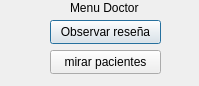
<?xml version="1.0" encoding="UTF-8"?>
<ui version="4.0">
 <class>MenuDoctor</class>
 <widget class="QDialog" name="MenuDoctor">
  <property name="geometry">
   <rect>
    <x>0</x>
    <y>0</y>
    <width>199</width>
    <height>86</height>
   </rect>
  </property>
  <property name="windowTitle">
   <string>Dialog</string>
  </property>
  <widget class="QLabel" name="label">
   <property name="geometry">
    <rect>
     <x>70</x>
     <y>0</y>
     <width>81</width>
     <height>16</height>
    </rect>
   </property>
   <property name="text">
    <string>Menu Doctor</string>
   </property>
  </widget>
  <widget class="QPushButton" name="pushButton">
   <property name="geometry">
    <rect>
     <x>50</x>
     <y>20</y>
     <width>111</width>
     <height>24</height>
    </rect>
   </property>
   <property name="text">
    <string>Observar reseña</string>
   </property>
  </widget>
  <widget class="QPushButton" name="pushButton_2">
   <property name="geometry">
    <rect>
     <x>50</x>
     <y>50</y>
     <width>111</width>
     <height>24</height>
    </rect>
   </property>
   <property name="text">
    <string>mirar pacientes</string>
   </property>
  </widget>
 </widget>
 <resources/>
 <connections/>
</ui>
